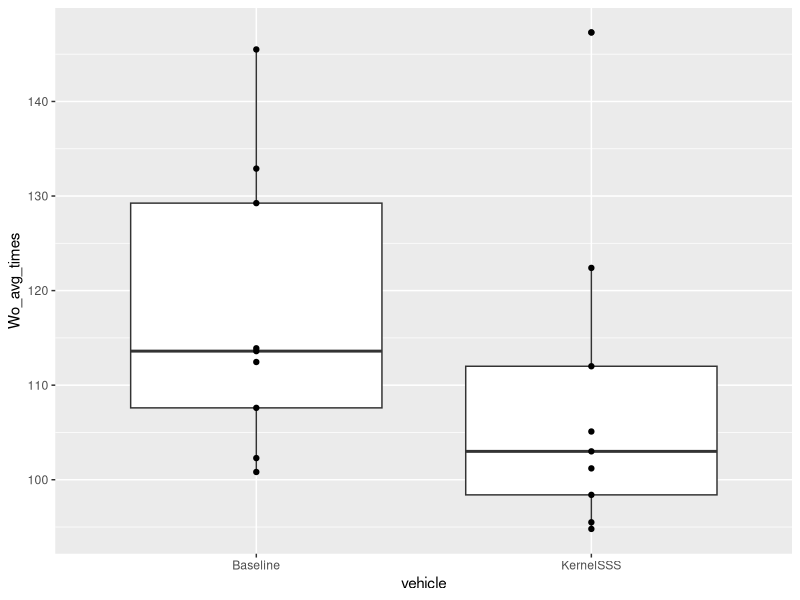

Reproduce this figure in R.
## ---- chunk 1
knitr::opts_chunk$set(echo = FALSE)

data = read.csv("DataTable.csv")
library(ggplot2)
library(dplyr)
library(tidyr)
library(knitr)

## ---- chunk 2
kernel_gen = data %>%
  filter(eval_name=="KernelGen")%>%
  select(kernel_mode, map_name, SSS_avg_times)%>%
  pivot_wider(names_from = kernel_mode, values_from = SSS_avg_times)
  
kable(kernel_gen)
## ---- chunk 3
kernel_gen = data %>%
  filter(eval_name=="Comparision"&vehicle=='Baseline')%>%
  select(agent_name, crashes,  Wo_avg_times, Wo_success_rate)
kable(kernel_gen)

kernel_gen = data %>%
  filter(eval_name=="Comparision"&vehicle=='KernelSSS')%>%
  select(agent_name, SSS_avg_times, SSS_success_rate, Wo_avg_times, Wo_success_rate)

kable(kernel_gen)
## ---- chunk 4
repeatability = data %>%
   filter(eval_name=="Comparision") %>%
   select(SSS_avg_times, vehicle)%>%
   # group_by(vehicle)%>%
   ggplot(aes(x=vehicle, y=SSS_avg_times, group=vehicle))+
   geom_boxplot()+
   geom_point()

repeatability = data %>%
   filter(eval_name=="Comparision") %>%
   select(Wo_avg_times, vehicle)%>%
   group_by(vehicle)%>%
   mutate(mean_time=mean(Wo_avg_times))%>%
   ggplot(aes(x=vehicle, y=Wo_avg_times, group=vehicle))+
   geom_boxplot()+
   geom_point()+
   geom_point(aes(y=mean_time), shape='x', size=10)
repeatability
## ---- chunk 5
reward = data %>%
  filter(eval_name=="RewardSignals") %>%
  select(agent_name, r1, r2, rk, constant_reward, mag_reward, SSS_avg_times, SSS_success_rate, Wo_avg_times, Wo_success_rate)


kable(reward)
